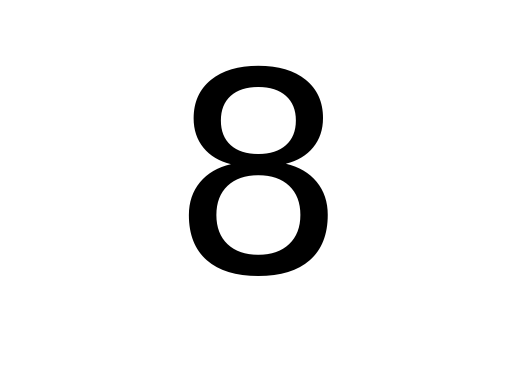

Generate this figure with Python:
import numpy as np
import matplotlib.pyplot as plt

plt.text(0, 0, '8', fontsize=200,
        ha='center', va='center')
plt.axis('off')
plt.xlim([-.1,.1])
plt.ylim([-.1,.1])
plt.savefig('2.png', bbox_inches='tight')